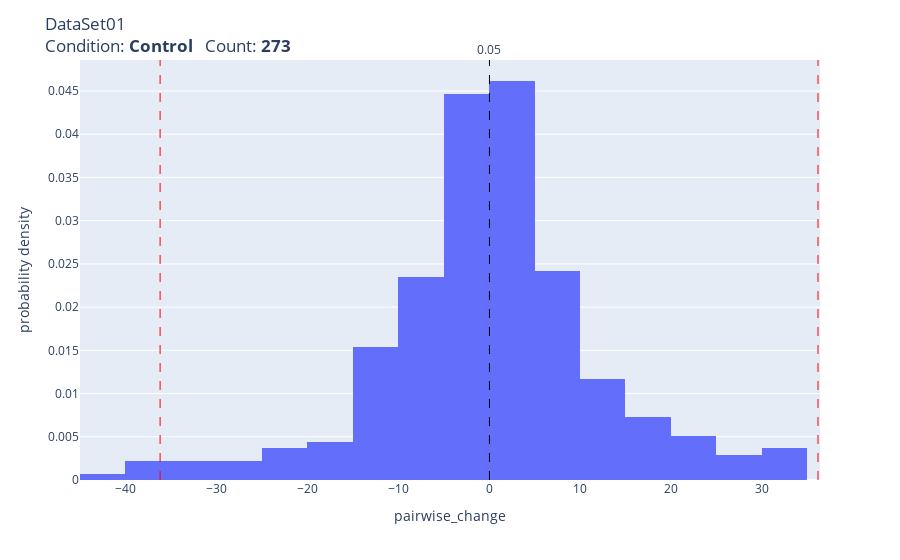
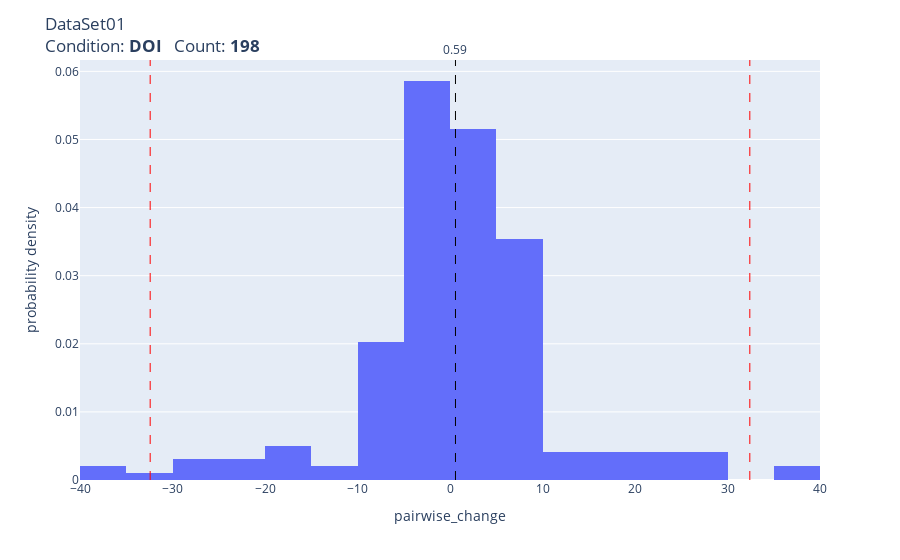

Here is the notebook cell these charts were saved with, in order:
### Code cell
dataset = 'DataSet01'
pairwise_change_histogram(dataset=dataset, condition='Control')
pairwise_change_histogram(dataset=dataset, condition='DOI')

### Figure 1 — Plotly figure (JSON) as saved in the notebook; plotly's stock layout.template omitted (floating-point values rounded to 4 significant figures; data arrays with more than 128 entries replaced by an {"elided": "..."} marker saying what was removed)
{"data": [{"alignmentgroup": "True", "bingroup": "x", "histnorm": "probability density", "hovertemplate": "pairwise_change=%{x}<br>probability density=%{y}<extra></extra>", "legendgroup": "", "marker": {"color": "#636efa", "pattern": {"shape": ""}}, "name": "", "offsetgroup": "", "orientation": "v", "showlegend": false, "type": "histogram", "x": {"elided": "273 float values"}, "xaxis": "x", "yaxis": "y"}], "layout": {"annotations": [{"showarrow": false, "text": "0.05", "x": 0.04552, "xanchor": "center", "xref": "x", "y": 1, "yanchor": "bottom", "yref": "y domain"}, {"showarrow": false, "text": "", "x": 36.19, "xanchor": "center", "xref": "x", "y": 1, "yanchor": "bottom", "yref": "y domain"}, {"showarrow": false, "text": "", "x": -36.19, "xanchor": "center", "xref": "x", "y": 1, "yanchor": "bottom", "yref": "y domain"}], "barmode": "relative", "legend": {"tracegroupgap": 0}, "margin": {"t": 60}, "shapes": [{"line": {"color": "black", "dash": "dash", "width": 1}, "type": "line", "x0": 0.04552, "x1": 0.04552, "xref": "x", "y0": 0, "y1": 1, "yref": "y domain"}, {"line": {"color": "red", "dash": "dash", "width": 1}, "type": "line", "x0": 36.19, "x1": 36.19, "xref": "x", "y0": 0, "y1": 1, "yref": "y domain"}, {"line": {"color": "red", "dash": "dash", "width": 1}, "type": "line", "x0": -36.19, "x1": -36.19, "xref": "x", "y0": 0, "y1": 1, "yref": "y domain"}], "title": {"text": "DataSet01<br>Condition: <b>Control</b>   Count: <b>273</b>"}, "xaxis": {"anchor": "y", "domain": [0, 1], "title": {"text": "pairwise_change"}}, "yaxis": {"anchor": "x", "domain": [0, 1], "title": {"text": "probability density"}}}}

### Figure 2 — Plotly figure (JSON) as saved in the notebook; plotly's stock layout.template omitted (floating-point values rounded to 4 significant figures; data arrays with more than 128 entries replaced by an {"elided": "..."} marker saying what was removed)
{"data": [{"alignmentgroup": "True", "bingroup": "x", "histnorm": "probability density", "hovertemplate": "pairwise_change=%{x}<br>probability density=%{y}<extra></extra>", "legendgroup": "", "marker": {"color": "#636efa", "pattern": {"shape": ""}}, "name": "", "offsetgroup": "", "orientation": "v", "showlegend": false, "type": "histogram", "x": {"elided": "198 float values"}, "xaxis": "x", "yaxis": "y"}], "layout": {"annotations": [{"showarrow": false, "text": "0.59", "x": 0.5916, "xanchor": "center", "xref": "x", "y": 1, "yanchor": "bottom", "yref": "y domain"}, {"showarrow": false, "text": "", "x": 32.41, "xanchor": "center", "xref": "x", "y": 1, "yanchor": "bottom", "yref": "y domain"}, {"showarrow": false, "text": "", "x": -32.41, "xanchor": "center", "xref": "x", "y": 1, "yanchor": "bottom", "yref": "y domain"}], "barmode": "relative", "legend": {"tracegroupgap": 0}, "margin": {"t": 60}, "shapes": [{"line": {"color": "black", "dash": "dash", "width": 1}, "type": "line", "x0": 0.5916, "x1": 0.5916, "xref": "x", "y0": 0, "y1": 1, "yref": "y domain"}, {"line": {"color": "red", "dash": "dash", "width": 1}, "type": "line", "x0": 32.41, "x1": 32.41, "xref": "x", "y0": 0, "y1": 1, "yref": "y domain"}, {"line": {"color": "red", "dash": "dash", "width": 1}, "type": "line", "x0": -32.41, "x1": -32.41, "xref": "x", "y0": 0, "y1": 1, "yref": "y domain"}], "title": {"text": "DataSet01<br>Condition: <b>DOI</b>   Count: <b>198</b>"}, "xaxis": {"anchor": "y", "domain": [0, 1], "title": {"text": "pairwise_change"}}, "yaxis": {"anchor": "x", "domain": [0, 1], "title": {"text": "probability density"}}}}
